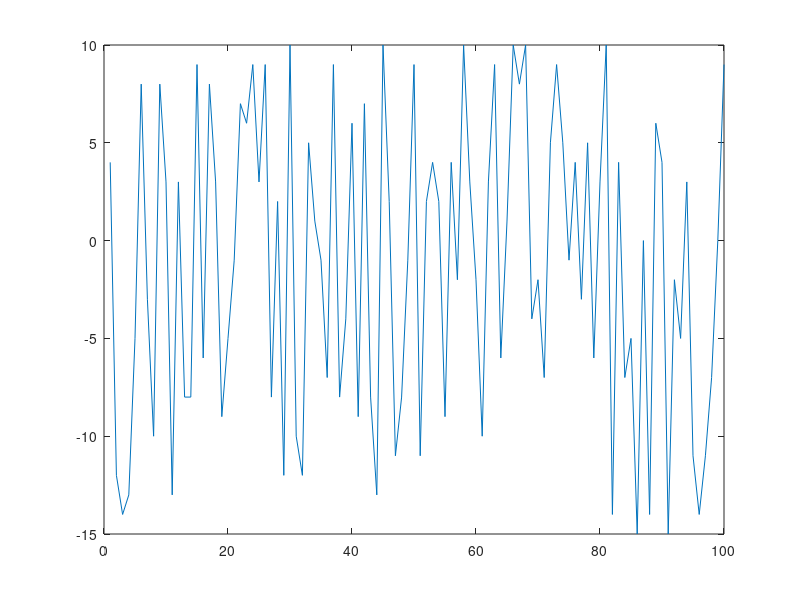
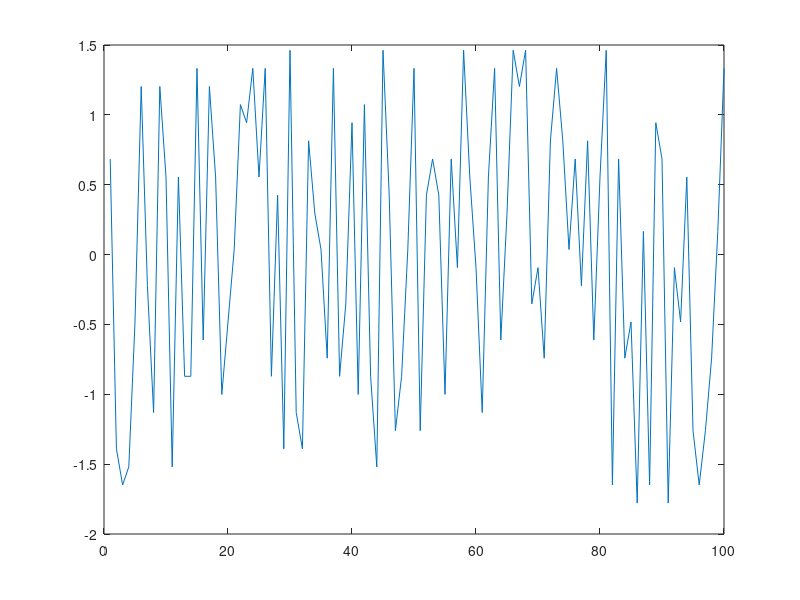

The MATLAB source for these figures, in order:
data = randi([-15 10],1,100);
z_score = zscore(data);
figure
plot(data)
figure
plot(z_score);

max_z_score = max(z_score);
min_z_score = min(z_score);
norm = normalize(data, 'range', [min_z_score max_z_score]);
